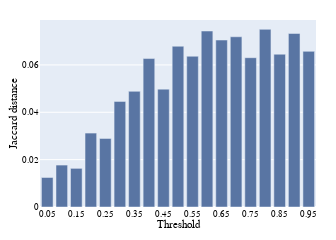

This figure's notebook cell:
### Code cell
import plotly.express as px
import os

dist = rank_models_difference(fastcore)
# Example data
dist_keys = list(dist.keys())
dist_values = list(dist.values())

bar_color = '#5975A3'
# Create a bar plot
fig = px.bar(
    x=dist_keys, 
    y=dist_values, 
    labels={'x': 'Threshold', 'y': 'Jaccard distance'},  # Axis labels
)
fig.update_traces(marker_color=bar_color)
# Customize the layout
fig.update_layout(
    xaxis=dict(
        tickmode='array', 
        tickvals=dist_keys[::2],  # Show every 2nd tick
        ticktext=[dist_keys[i] for i in range(len(dist_keys)) if i % 2 == 0],
        color='black'
        , title_standoff=1# X-axis ticks color
    ),
    yaxis=dict(color='black', title_standoff=2),  # Y-axis ticks color
    margin=dict(l=20, r=20, t=20, b=20),  # Tight margins
    width=3.5*96,
    height=2.2*96
)
fig.update_layout(
        margin=dict(l=20, r=20, t=20, b=20), 
        font=dict(size=9, family="Arial"),
        xaxis=dict(color="black"),  # Set x-axis color to black
        yaxis=dict(color="black")
    )

# Save the figure
fig.write_image(os.path.join(RESULTS_PATH, "ds_stress_fastcore_barplot.pdf"), format="pdf", scale=1)

# Show the plot
fig.show()

### Figure 1 — Plotly figure (JSON) as saved in the notebook; plotly's stock layout.template omitted (floating-point values rounded to 4 significant figures)
{"data": [{"alignmentgroup": "True", "hovertemplate": "Threshold=%{x}<br>Jaccard distance=%{y}<extra></extra>", "legendgroup": "", "marker": {"color": "#5975A3", "pattern": {"shape": ""}}, "name": "", "offsetgroup": "", "orientation": "v", "showlegend": false, "textposition": "auto", "type": "bar", "x": ["0.05", "0.1", "0.15", "0.2", "0.25", "0.3", "0.35", "0.4", "0.45", "0.5", "0.55", "0.6", "0.65", "0.7", "0.75", "0.8", "0.85", "0.9", "0.95"], "xaxis": "x", "y": [0.01246, 0.01771, 0.01632, 0.03122, 0.02896, 0.04459, 0.04884, 0.0627, 0.04977, 0.06789, 0.06366, 0.07432, 0.07052, 0.07189, 0.06305, 0.07502, 0.06452, 0.07328, 0.06573], "yaxis": "y"}], "layout": {"barmode": "relative", "font": {"family": "Arial", "size": 9}, "height": 211.2, "legend": {"tracegroupgap": 0}, "margin": {"b": 20, "l": 20, "r": 20, "t": 20}, "width": 336, "xaxis": {"anchor": "y", "autorange": true, "color": "black", "domain": [0, 1], "range": [-0.5, 18.5], "tickmode": "array", "ticktext": ["0.05", "0.15", "0.25", "0.35", "0.45", "0.55", "0.65", "0.75", "0.85", "0.95"], "tickvals": ["0.05", "0.15", "0.25", "0.35", "0.45", "0.55", "0.65", "0.75", "0.85", "0.95"], "title": {"standoff": 1, "text": "Threshold"}, "type": "category"}, "yaxis": {"anchor": "x", "autorange": true, "color": "black", "domain": [0, 1], "range": [0, 0.07897], "title": {"standoff": 2, "text": "Jaccard distance"}, "type": "linear"}}}
